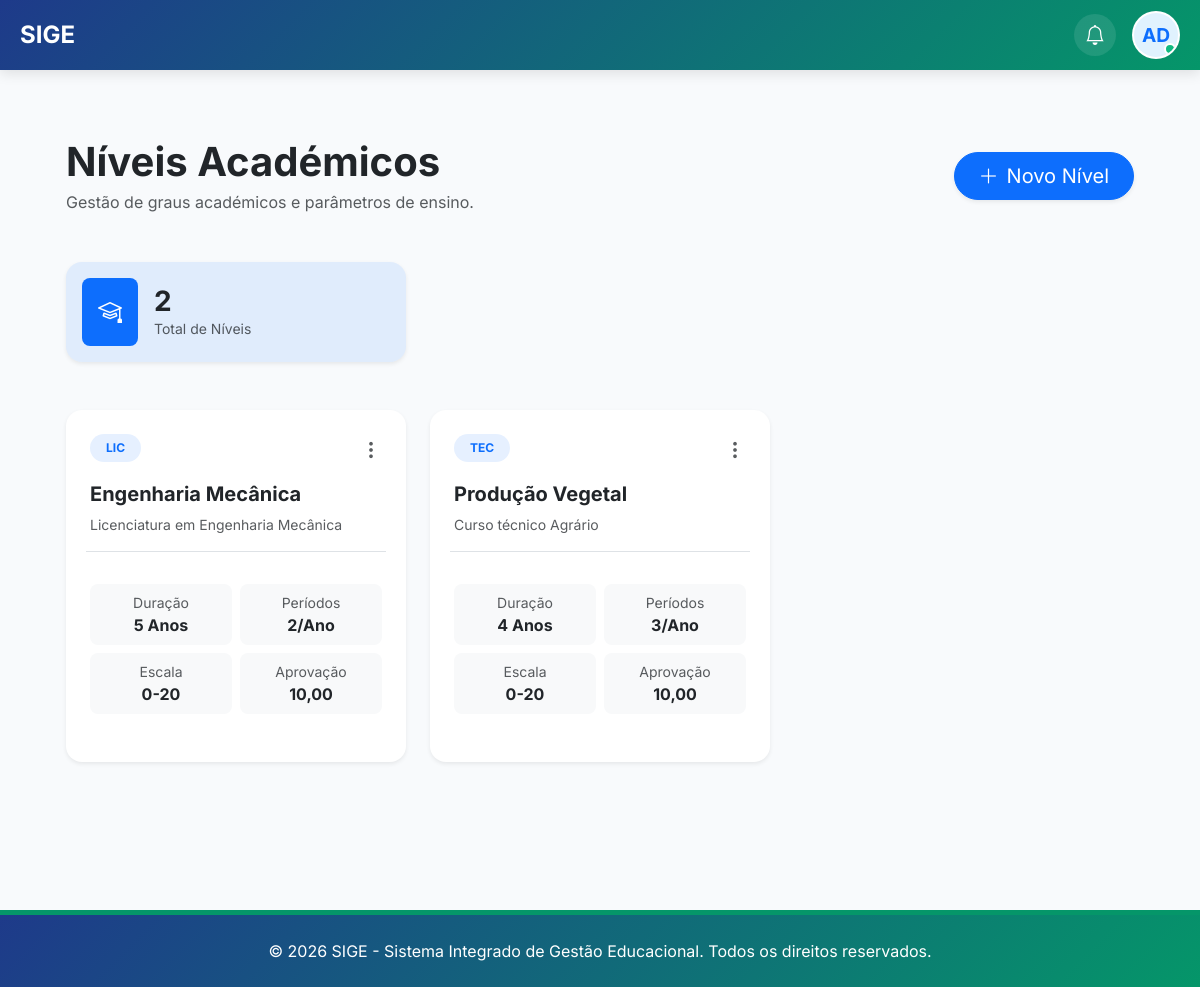
Screenshot of /niveis-academicos/ (signed in) with the database file from the repository.
### core/models.py (models this page shows, shortened)
class NivelAcademico(models.Model):
    codigo = models.CharField(max_length=10, unique=True, null=True, blank=True, verbose_name="Código")
    nome = models.CharField(max_length=100, unique=True, verbose_name="Nome do Nível")
    descricao = models.TextField(blank=True, verbose_name="Descrição")
    duracao_padrao = models.PositiveIntegerField(default=4, verbose_name="Duração Padrão (Anos)")
    tipo_periodo = models.CharField(
        max_length=20,
        choices=[('semestre', 'Semestres'), ('trimestre', 'Trimestres')],
        default='semestre',
        verbose_name="Tipo de Período"
    )
    periodos_por_ano = models.PositiveIntegerField(default=2, verbose_name="Número de Períodos por Ano")
    creditos_minimos = models.PositiveIntegerField(default=0, verbose_name="Total Mínimo de Créditos")
    nota_minima_aprovacao = models.DecimalField(max_digits=4, decimal_places=2, default=10.00, validators=[MinValueValidator(0.0), MaxValueValidator(10.0)], verbose_name="Nota Mínima de Aprovação")
    escala_notas_min = models.IntegerField(default=0, verbose_name="Escala Mínima")
    escala_notas_max = models.IntegerField(default=20, validators=[MinValueValidator(0), MaxValueValidator(20)], verbose_name="Escala Máxima")
    media_minima_progressao = models.DecimalField(max_digits=4, decimal_places=2, default=10.00, verbose_name="Média Mínima para Progressão")
    limite_reprovacoes = models.PositiveIntegerField(null=True, blank=True, verbose_name="Limite de Reprovações")
    nivel_entrada_exigido = models.CharField(max_length=100, blank=True, verbose_name="Nível de entrada exigido")
    exige_teste_admissao = models.BooleanField(default=False, verbose_name="Exige teste de admissão?")
    documentos_obrigatorios = models.TextField(blank=True, verbose_name="Documentos obrigatórios")
    regime_regular = models.BooleanField(default=True, verbose_name="Regular")
    regime_pos_laboral = models.BooleanField(default=False, verbose_name="Pós-laboral")
    regime_modular = models.BooleanField(default=False, verbose_name="Modular")
    turno_manha = models.BooleanField(default=True, verbose_name="Manhã")
    turno_tarde = models.BooleanField(default=True, verbose_name="Tarde")
    turno_noite = models.BooleanField(default=False, verbose_name="Noite")
    base_legal = models.CharField(max_length=200, blank=True, verbose_name="Base legal")
    entidade_acreditadora = models.CharField(max_length=100, blank=True, verbose_name="Entidade acreditadora")
    data_criacao = models.DateTimeField(auto_now_add=True)
    class Meta:
        verbose_name = "Nível Académico"
        verbose_name_plural = "Níveis Académicos"
        ordering = ['nome']

### core/views.py (the view)
# urls.py: path('niveis-academicos/', views.nivel_academico_lista, name='nivel_academico_lista'),
@login_required
def nivel_academico_lista(request):
    niveis = NivelAcademico.objects.all()
    return render(request, 'core/nivel_academico_lista.html', {'niveis': niveis})

### core/context_processors.py (called while the page is built)
def subscricao_context(request):
    if not request.user.is_authenticated:
        return {}
    subscricao = Subscricao.objects.filter(estado__in=['ativo', 'teste']).first()
    return {'subscricao': subscricao}

def global_academic_context(request):
    config = ConfiguracaoEscola.objects.first()
    context = {
        'config': config
    }
    if request.user.is_authenticated:
        ano_id = request.session.get('ano_academico_id')
        if ano_id:
            ano_atual = AnoAcademico.objects.filter(id=ano_id).first()
        else:
            ano_atual = AnoAcademico.get_atual()
            if ano_atual:
                request.session['ano_academico_id'] = ano_atual.id
        semestre_atual = None
        if ano_atual:
            semestre_atual = ano_atual.semestres.filter(ativo=True).first()
        perfil = PerfilUsuario.objects.filter(user=request.user).first()
        context.update({
            'ano_atual': ano_atual,
            'semestre_atual': semestre_atual,
            'user_perfil': perfil
        })
    return context

### core/templates/core/nivel_academico_lista.html (shortened to what this page needs)
{% extends 'core/base.html' %}
{% block content %}
<div class="container-fluid px-4 py-5">
    <div class="d-flex flex-column flex-md-row justify-content-between align-items-md-center gap-3 mb-5">
        <div>
            <h2 class="display-6 fw-bold text-dark mb-1">Níveis Académicos</h2>
            <p class="text-muted mb-0">Gestão de graus académicos e parâmetros de ensino.</p>
        </div>
        {% if niveis %}
        <a href="{% url 'nivel_academico_create' %}" class="btn btn-primary btn-lg rounded-pill px-4 shadow-sm d-flex align-items-center gap-2">
            <i class="bi bi-plus-lg"></i>
            <span>Novo Nível</span>
        </a>
        {% endif %}
    </div>
    <div class="row g-4 mb-5">
        <div class="col-md-4">
            <div class="card border-0 shadow-sm rounded-4 p-3 bg-primary bg-opacity-10">
                <div class="d-flex align-items-center gap-3">
                    <div class="bg-primary text-white p-3 rounded-3">
                        <i class="bi bi-mortarboard fs-4"></i>
                    </div>
                    <div>
                        <h3 class="fw-bold mb-0">{{ niveis.count }}</h3>
                        <p class="text-muted small mb-0">Total de Níveis</p>
                    </div>
                </div>
            </div>
        </div>
    </div>
    <div class="row g-4">
        {% for nivel in niveis %}
        <div class="col-xl-4 col-md-6">
            <div class="card border-0 shadow-sm rounded-4 h-100 overflow-hidden hover-shadow transition">
                <div class="card-body p-4">
                    <div class="d-flex justify-content-between align-items-start mb-3">
                        <span class="badge bg-primary bg-opacity-10 text-primary px-3 py-2 rounded-pill text-uppercase fw-bold">
                            {{ nivel.codigo|default:"S/C" }}
                        </span>
                        <div class="dropdown">
                            <button class="btn btn-link text-muted p-0" data-bs-toggle="dropdown">
                                <i class="bi bi-three-dots-vertical fs-5"></i>
                            </button>
                        </div>
                    </div>
                    <h5 class="fw-bold text-dark mb-2">{{ nivel.nome }}</h5>
                    <p class="text-muted small mb-4 line-clamp-2">{{ nivel.descricao|default:"Sem descrição adicional." }}</p>
                    <div class="row g-2 border-top pt-4">
                        <div class="col-6">
                            <div class="p-2 rounded-3 bg-light text-center">
                                <span class="d-block text-muted small">Duração</span>
                                <span class="fw-bold text-dark">{{ nivel.duracao_padrao }} Anos</span>
                            </div>
                        </div>
                        <div class="col-6">
                            <div class="p-2 rounded-3 bg-light text-center">
                                <span class="d-block text-muted small">Períodos</span>
                                <span class="fw-bold text-dark">{{ nivel.periodos_por_ano }}/Ano</span>
                            </div>
                        </div>
                        <div class="col-6">
                            <div class="p-2 rounded-3 bg-light text-center">
                                <span class="d-block text-muted small">Escala</span>
                                <span class="fw-bold text-dark">0-{{ nivel.escala_notas_max }}</span>
                            </div>
                        </div>
                        <div class="col-6">
                            <div class="p-2 rounded-3 bg-light text-center">
                                <span class="d-block text-muted small">Aprovação</span>
                                <span class="fw-bold text-dark">{{ nivel.nota_minima_aprovacao }}</span>
                            </div>
                        </div>
                    </div>
                </div>
                <div class="card-footer bg-transparent border-0 px-4 pb-4 pt-0">
                </div>
            </div>
        </div>
        {% endfor %}
    </div>
</div>
{% endblock %}

### core/templates/core/base.html (style rules this page uses)
:root { --primary-color: #1e3a8a; --secondary-color: #059669; --accent-color: #f59e0b; --light-bg: #f8fafc; }
html, body { height: 100%; margin: 0; padding: 0; }
body { font-family: 'Inter', sans-serif; background-color: #f8fafc; display: flex; flex-direction: column; min-height: 100vh; }
.card { transition: transform 0.3s; height: 100%; border-radius: 15px; border: none; box-shadow: 0 4px 6px rgba(0,0,0,0.05); }

### core/templates/core/nivel_academico_lista.html (style rules this page uses)
.transition { transition: all 0.3s ease; }
.line-clamp-2 { display: -webkit-box; -webkit-line-clamp: 2; -webkit-box-orient: vertical; overflow: hidden; }

### rows the page displays
NivelAcademico: codigo "LIC", nome "Engenharia Mecânica", descricao "Licenciatura em Engenharia Mecânica", duracao_padrao "5", periodos_por_ano "2", escala_notas_max "20", nota_minima_aprovacao "10,00"
NivelAcademico: codigo "TEC", nome "Produção Vegetal", descricao "Curso técnico Agrário", duracao_padrao "4", periodos_por_ano "3", escala_notas_max "20", nota_minima_aprovacao "10,00"

### other values shown
{{ niveis.count }} "2"
